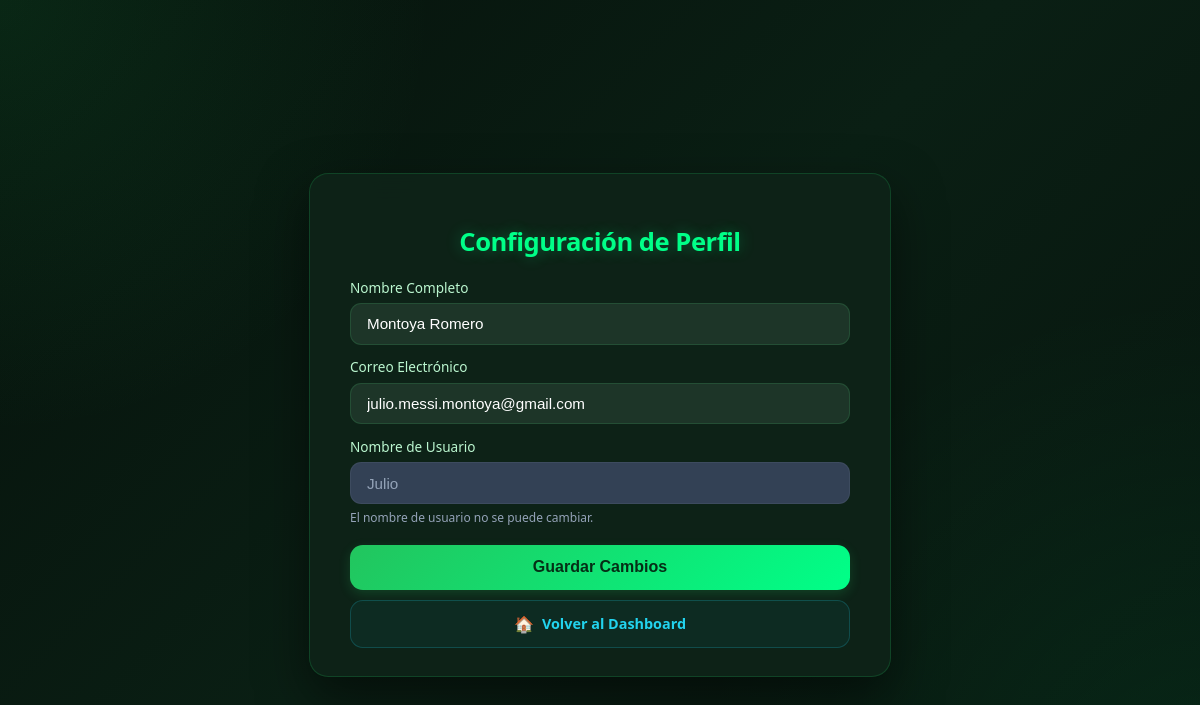
The app's page /perfil.php (signed in) with its own data.
### tables this page shows
CREATE TABLE `usuarios` (
  `id_usuario` int(11) NOT NULL,
  `nombre` varchar(100) NOT NULL,
  `email` varchar(100) DEFAULT NULL,
  `username` varchar(50) DEFAULT NULL,
  `password` varchar(255) DEFAULT NULL,
  `id_rol` int(11) DEFAULT NULL,
  `estado` enum('activo','bloqueado') DEFAULT 'activo',
  `intentos_fallidos` int(11) DEFAULT 0,
  `fecha_creacion` timestamp NOT NULL DEFAULT current_timestamp(),
  `google_id` varchar(255) DEFAULT NULL
);

### perfil.php (the view, shortened to what this page needs)
<?php
require_once 'config/db.php';
$id_user = $_SESSION['id_usuario'];
$stmt = $conn->prepare("SELECT nombre, email, username, id_rol FROM usuarios WHERE id_usuario = ?");
$stmt->bind_param("i", $id_user);
$stmt->execute();
$result = $stmt->get_result();
if ($result->num_rows > 0) {
    $user_data = $result->fetch_assoc();
} else {
    die("Error: Usuario no encontrado.");
}
?>
<!DOCTYPE html>
<html lang="es">
<head>
    <link rel="stylesheet" href="assets/css/perfil.css">
</head>
<body class="app--dark">
<div class="auth-container" style="max-width: 500px; margin-top: 50px;">
    <h2>Configuración de Perfil</h2>
    <form method="POST">
        <div class="form-group">
            <label>Nombre Completo</label>
            <input type="text" name="nombre" value="<?php echo htmlspecialchars($user_data['nombre']); ?>" required>
        </div>
        <div class="form-group">
            <label>Correo Electrónico</label>
            <input type="email" name="email" value="<?php echo htmlspecialchars($user_data['email']); ?>" required>
        </div>
        <div class="form-group">
            <label>Nombre de Usuario</label>
            <input type="text" value="<?php echo htmlspecialchars($user_data['username']); ?>" disabled style="background: #334155;">
            <small style="color: #94a3b8;">El nombre de usuario no se puede cambiar.</small>
        </div>
        <div class="actions-container">
            <button type="submit" class="btn-save">Guardar Cambios</button>
            <a href="dashboard.php" class="btn-back-link">
                Volver al Dashboard
            </a>
        </div>
    </form>
</div>
</body>
</html>

### assets/css/perfil.css (style rules this page uses)
:root { --bg-color: #06110b; --bg-gradient-1: #0a1f14; --bg-gradient-2: #07140d; --card-bg: rgba(15, 35, 24, 0.92); --card-border: rgba(34, 197, 94, 0.20); --text-color: #f0fdf4; --text-muted: #bbf7d0; --accent-green: #22c55e; --accent-neon: #00ff88; --accent-cyan: #22d3ee; --input-bg: rgba(31, 55, 42, 0.95); --input-border: rgba(74, 222, 128, 0.15); --disabled-bg: rgba(51, 65, 85, 0.3); }
body { background: radial-gradient(circle at top left, rgba(34, 197, 94, 0.12), transparent 30%), radial-gradient(circle at bottom right, rgba(0, 255, 136, 0.08), transparent 35%), linear-gradient(135deg, var(--bg-color), var(--bg-gradient-1), var(--bg-gradient-2)); color: var(--text-color); font-family: 'Segoe UI', Tahoma, Geneva, Verdana, sans-serif; display: flex; justify-content: center; align-items: center; min-height: 100vh; margin: 0; overflow: hidden; }
.auth-container { background: var(--card-bg); backdrop-filter: blur(14px); padding: 1.8rem 2.5rem; border-radius: 1.2rem; box-shadow: 0 20px 50px rgba(0, 0, 0, 0.5); width: 90%; max-width: 420px; border: 1px solid var(--card-border); animation: cardFadeIn 0.8s ease; }
h2 { text-align: center; color: var(--accent-neon); margin-bottom: 1.2rem; font-size: 1.6rem; letter-spacing: -0.5px; text-shadow: 0 0 15px rgba(0, 255, 136, 0.3); }
.form-group { margin-bottom: 0.8rem; }
label { display: block; margin-bottom: 0.4rem; font-size: 0.85rem; font-weight: 500; color: var(--text-muted); }
input { width: 100%; padding: 0.7rem 1rem; border-radius: 0.7rem; border: 1px solid var(--input-border); background: var(--input-bg); color: white; font-size: 0.95rem; transition: all 0.3s ease; box-sizing: border-box; }
input:disabled { background: var(--disabled-bg); border-color: rgba(148, 163, 184, 0.1); color: #94a3b8; cursor: not-allowed; }
small { display: block; margin-top: 0.3rem; font-size: 0.75rem; color: #94a3b8; }
.actions-container { display: flex; flex-direction: column; gap: 0.6rem; margin-top: 1.2rem; width: 100%; }
.btn-save { width: 100%; padding: 0.85rem; border: none; border-radius: 0.8rem; background: linear-gradient(135deg, #22c55e, #00ff88); color: #052e16; font-weight: 800; font-size: 1rem; cursor: pointer; transition: all 0.3s ease; box-shadow: 0 4px 12px rgba(34, 197, 94, 0.2); }
.btn-back-link { width: 100%; padding: 0.75rem; border-radius: 0.8rem; display: flex; align-items: center; justify-content: center; gap: 8px; background: rgba(34, 211, 238, 0.05); color: #22d3ee !important; border: 1px solid rgba(34, 211, 238, 0.2); text-decoration: none; font-weight: 700; font-size: 0.9rem; transition: all 0.3s ease; box-sizing: border-box; }
.btn-back-link::before { content: '🏠'; font-size: 1rem; }

### records on screen
usuarios: nombre "Montoya Romero", email "julio.messi.montoya@gmail.com", username "Julio"
